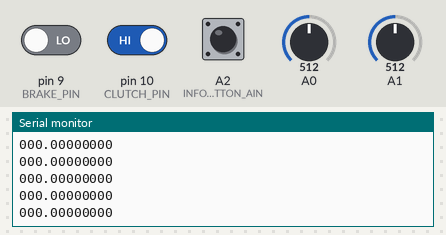
Recording of a sketch running on a simulated Arduino Uno, built with avr-gcc and run on an emulated ATmega328P. On the bench: the last lines printed to the serial monitor. Inputs (shaded band) come from the test bench; at power-on: pin 9 (BRAKE_PIN) LOW, pin 10 (CLUTCH_PIN) HIGH, A2 (INFO_BUTTON_AIN) LOW, A0 = 512, A1 = 512.

Above: at 1.2 s.
1.3 s: pin 9 (BRAKE_PIN) driven HIGH
At 2.2 s:
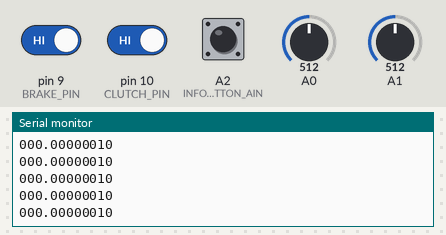
2.8 s: pin 10 (CLUTCH_PIN) driven LOW
At 3.8 s:
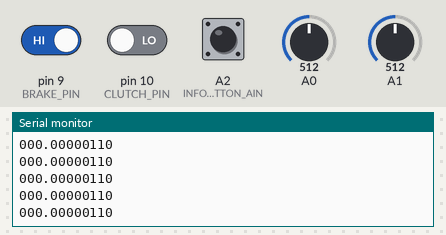
4.3 s: A2 (INFO_BUTTON_AIN) pulled HIGH for 0.15 s
5.9 s: pin 9 (BRAKE_PIN) driven LOW
At 6.9 s:
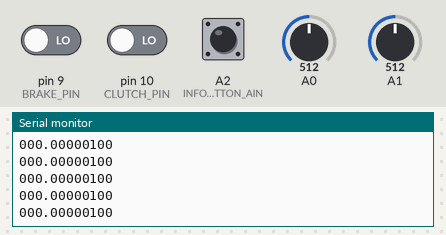
7.4 s: A2 (INFO_BUTTON_AIN) pulled HIGH for 1 s
At 8.2 s:
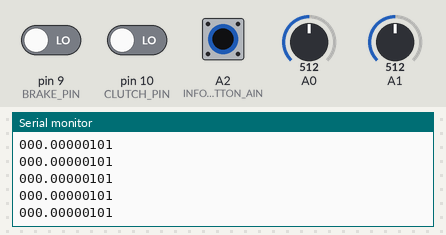
Timing chart, 0 to 10.4 s (numbered marks = the images above; inputs shaded):
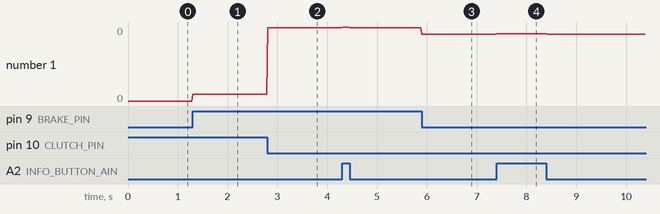

The sketch:

Arduino.ino
```cpp
// --- Pins ---
#define BRAKE_PIN   9
#define CLUTCH_PIN  10
#define RPM_AIN     A0    // RPM on analog A0
#define SPEED_AIN   A1    // Speed on analog A1
#define INFO_BUTTON_AIN A2

// --- Thresholds ---
// Counts = 1023 * V / 5.0 (Uno @ 5V)
// Wide hysteresis to mimic Schmitt behavior: high above ~3.32 V, low below ~0.05 V
const int RPM_HIGH_CNT     = 680;  // ~3.32 V
const int RPM_LOW_CNT      = 10;   // ~0.05 V
const int SPEED_HIGH_CNT   = 680;
const int SPEED_LOW_CNT    = 10;

// --- Pulse timing ---
const unsigned long MIN_PULSE_US     = 50;        // Ignore very short pulses
const unsigned long MAX_PULSE_US     = 1000000UL; // Ignore pulses > 1 sec
const unsigned long MIN_GLITCH_US    = 100;       // Filter glitch edges < 100 µs
const unsigned long RPM_TIMEOUT_US   = 125000;    // 125 ms = RPM 0
const unsigned long SPEED_TIMEOUT_US = 125000;    // 125 ms = Speed 0

// --- Channel state ---
struct PulseChan {
  uint8_t pin;
  int highCnt;
  int lowCnt;
  bool isHigh;
  unsigned long tRise;
  unsigned long lastWidth;
  unsigned long lastEdgeTime;
  unsigned long timeout;
  bool newWidth;
  bool stale;   // timed out while high, the next falling edge is not a real pulse
};

PulseChan rpmCh   = { RPM_AIN,   RPM_HIGH_CNT,   RPM_LOW_CNT,   false, 0, 0, 0, RPM_TIMEOUT_US,   false, false };
PulseChan speedCh = { SPEED_AIN, SPEED_HIGH_CNT, SPEED_LOW_CNT, false, 0, 0, 0, SPEED_TIMEOUT_US, false, false };

// --- Analog read with averaging ---
int analogReadAvg(uint8_t pin, uint8_t samples = 1) {
  long sum = 0;
  for (uint8_t i = 0; i < samples; i++) {
    sum += analogRead(pin);
  }
  return sum / samples;
}

// --- Update channel: pigpio-style edge detection ---
inline void updateChannel(PulseChan &ch) {
  int s = analogReadAvg(ch.pin, 1);
  unsigned long now = micros();

  if (!ch.isHigh) {
    // Wait for rising edge
    if (s >= ch.highCnt) {
      unsigned long delta = now - ch.lastEdgeTime;
      if (delta >= MIN_GLITCH_US) {
        ch.isHigh = true;
        ch.tRise = now;
        ch.lastEdgeTime = now;
      }
    } else {
      if (ch.timeout && (now - ch.lastEdgeTime > ch.timeout)) {
        ch.lastWidth = 0;
        ch.newWidth = true;
        ch.lastEdgeTime = now;
      }
    }
  } else {
    // Wait for falling edge
    if (s <= ch.lowCnt) {
      unsigned long delta = now - ch.lastEdgeTime;
      if (delta >= MIN_GLITCH_US) {
        unsigned long w = now - ch.tRise;
        if (!ch.stale && w >= MIN_PULSE_US && w <= MAX_PULSE_US) {
          ch.lastWidth = w;
          ch.newWidth = true;
        }
        ch.stale = false;
        ch.isHigh = false;
        ch.lastEdgeTime = now;
      }
    } else if (ch.timeout && (now - ch.tRise > ch.timeout)) {
      // Signal stuck high: report zero and keep checking every timeout period
      ch.lastWidth = 0;
      ch.newWidth = true;
      ch.stale = true;
      ch.tRise = now;
    }
  }
}

// --- Convert pulse widths ---
inline float widthToRPM(unsigned long widthUs) {
  if (!widthUs) return 0.0f;
  float periodSec = widthUs / 1000000.0f;
  float value = (1.0f / periodSec) * 56.0f;
  return (value * 1.087) - (0.0000472 * pow(value, 2));
}

inline float widthToSpeed(unsigned long widthUs) {
  if (!widthUs) return 0.0f;
  float duration = widthUs / 10000.0f;
  return (1.0f / duration) * 37.0f;
}

// --- Setup ---
void setup() {
  Serial.begin(115200);
  pinMode(BRAKE_PIN,  INPUT);
  pinMode(CLUTCH_PIN, INPUT);

  //pinMode(INFO_BUTTON_AIN, INPUT);

  // Faster ADC (prescaler /16 → ~13us per read)
  ADCSRA = (ADCSRA & 0xF8) | 0x04;

  rpmCh.lastEdgeTime = micros();
  speedCh.lastEdgeTime = rpmCh.lastEdgeTime;
}

// --- Main loop ---
void loop() {
  updateChannel(rpmCh);
  updateChannel(speedCh);

  static float rpm = 0.0f, speed = 0.0f;

  if (rpmCh.newWidth) {
    if (rpmCh.lastWidth == 0) {
      rpm = 0.0f;  // timeout: signal is gone, no smoothing
    } else {
      float newRpm = widthToRPM(rpmCh.lastWidth);
      rpm = rpm * 0.8f + newRpm * 0.2f;  // smooth with alpha = 0.2
    }
    rpmCh.newWidth = false;
  }

  if (speedCh.newWidth) {
    if (speedCh.lastWidth == 0) {
      speed = 0.0f;
    } else {
      float newSpeed = widthToSpeed(speedCh.lastWidth);
      speed = speed * 0.8f + newSpeed * 0.2f;
    }
    speedCh.newWidth = false;
  }


  // --- Read clutch and brake states ---
  bool clutch = !digitalRead(CLUTCH_PIN);
  bool brake  = digitalRead(BRAKE_PIN);
  bool info_button = digitalRead(INFO_BUTTON_AIN);//analogRead(INFO_BUTTON_AIN) > 5 ? false : true;

  // --- Throttle print to 50 Hz (20 ms) ---
  static unsigned long nextPrint = 0;
  unsigned long now = micros();
  if ((long)(now - nextPrint) >= 0) {
    nextPrint = now + 20000UL;

    unsigned int rpm_u = (rpm < 0) ? 0u : (rpm > 9999 ? 9999u : (unsigned int)lroundf(rpm));

    char speedStr[8];
    dtostrf(speed, 5, 1, speedStr);  // format float
    for (int i = 0; i < 5; i++) { if (speedStr[i] == ' ') speedStr[i] = '0'; else break; }

    char buffer[20];
    snprintf(buffer, sizeof(buffer), "%s%04u%d%d%d", speedStr, rpm_u, clutch ? 1 : 0, brake ? 1 : 0, info_button ? 1 : 0);
    Serial.println(buffer);
  }
}
```

Measured:
- after the input at 1.3 s, the serial monitor: prints a new line at once (image 1)
- after the input at 2.8 s, the serial monitor: prints a new line at once (image 2)
- after the input at 5.9 s, the serial monitor: prints a new line at once (image 3)
- after the input at 7.4 s, the serial monitor: prints a new line at once (image 4)
- plotted number 1: 0 → 0 after the input at 1.3 s, 0 → 0 after the input at 2.8 s, 0 → 0 after the input at 5.9 s
